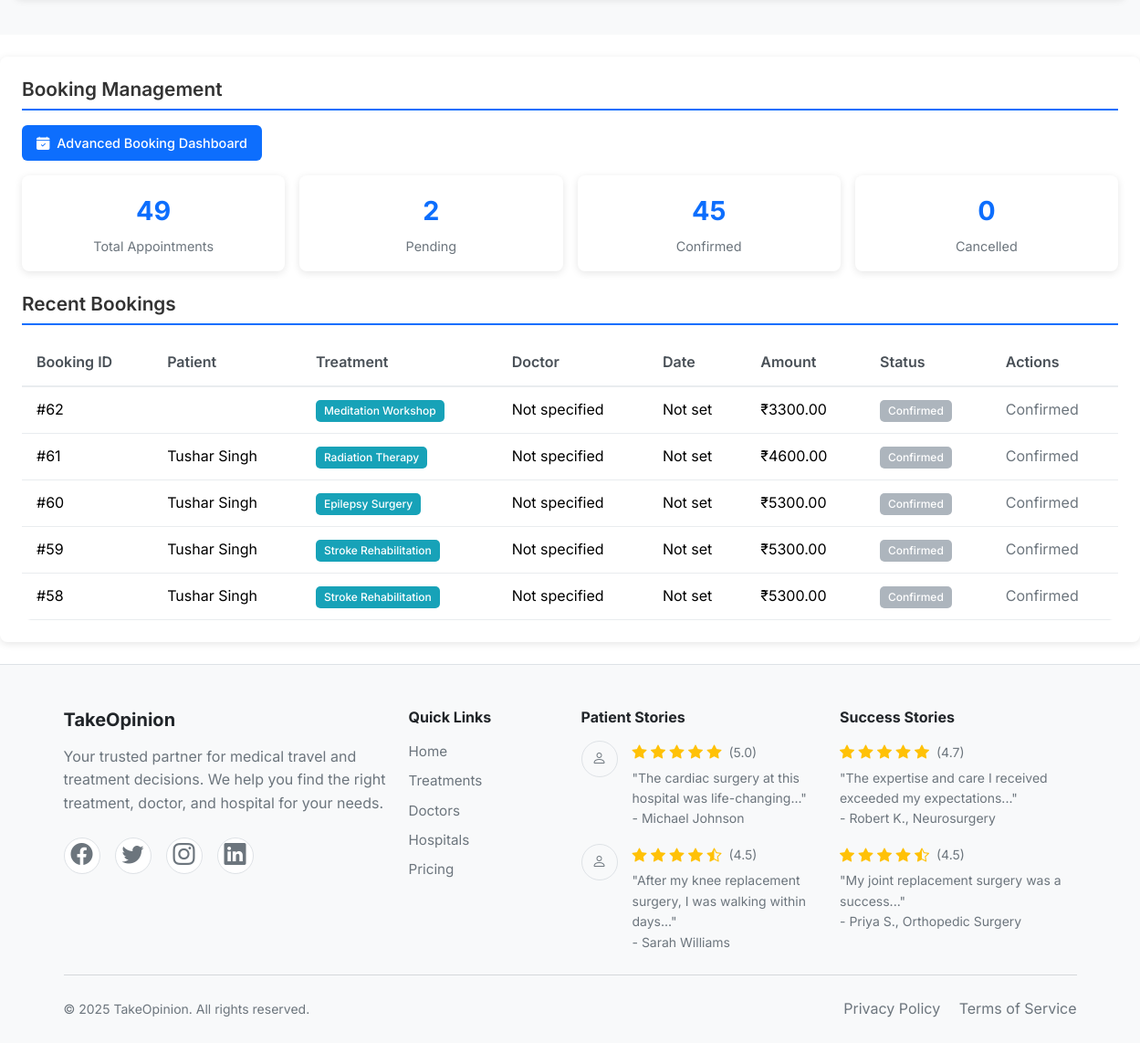
The page /accounts/admin/dashboard/ (signed in, lower part) on the database as committed earlier.
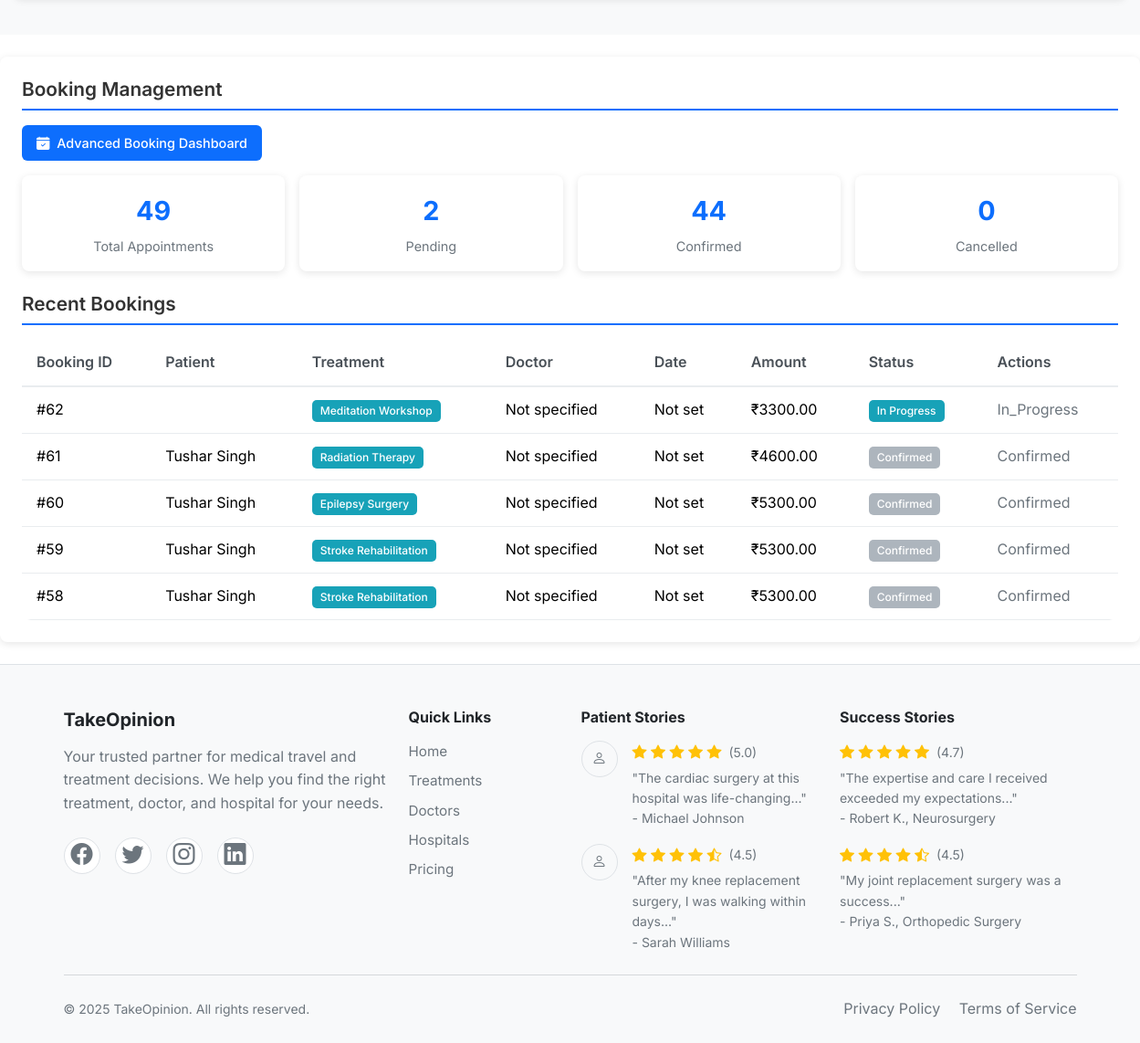
The same page on the database as committed later.
### bookings/models.py (models this page shows, shortened)
class Booking(models.Model):
    treatment = models.ForeignKey(Treatment, on_delete=models.CASCADE)
    preferred_doctor = models.ForeignKey(Doctor, on_delete=models.SET_NULL, null=True, blank=True)
    preferred_hospital = models.ForeignKey(Hospital, on_delete=models.SET_NULL, null=True, blank=True)
    patient = models.ForeignKey(UserProfile, on_delete=models.CASCADE, related_name='bookings', null=True)
    preferred_date = models.DateField(null=True, blank=True)
    amount = models.DecimalField(max_digits=10, decimal_places=2, default=0)
    notes = models.TextField(blank=True, null=True)
    created_at = models.DateTimeField(auto_now_add=True)
    google_meet_link = models.URLField(blank=True, null=True, help_text="Google Meet link for video consultations")
    STATUS_CHOICES = [
        ('pending', 'Pending'),
        ('confirmed', 'Confirmed'),
        ('in_progress', 'In Progress'),
        ('completed', 'Completed'),
        ('cancelled', 'Cancelled'),
    ]
    status = models.CharField(max_length=20, choices=STATUS_CHOICES, default='pending')

### treatments/models.py (models this page shows, shortened)
class Treatment(models.Model):
    name = models.CharField(max_length=200)
    slug = models.SlugField(unique=True, blank=True)
    description = models.TextField(blank=True)
    category = models.ForeignKey(TreatmentCategory, on_delete=models.CASCADE, related_name="treatments")
    duration = models.CharField(max_length=100, blank=True, default="5-7 days")
    anesthesia_type = models.CharField(max_length=100, blank=True, default="General")
    recovery_time = models.CharField(max_length=100, blank=True, default="2-3 weeks")
    procedure_details = models.TextField(blank=True, default="This treatment involves a comprehensive approach to address your medical condition with the latest techniques and technology. The procedure is performed by highly qualified specialists in state-of-the-art facilities.")
    preparation_guidelines = models.TextField(blank=True, default="Consult your doctor,Stop certain medications,Complete medical tests,Fast before procedure")
    aftercare_instructions = models.TextField(blank=True, default="Rest and recovery period,Medication schedule,Follow-up appointments,Activity restrictions")
    starting_price = models.DecimalField(max_digits=10, decimal_places=2, default=5000.00)
    review_count = models.PositiveIntegerField(default=120)  # type: ignore

### accounts/views.py (the view)
# urls.py: path('admin/dashboard/', views.admin_dashboard, name='admin_dashboard'),
@login_required
def admin_dashboard(request):
    if request.user.userprofile.user_type != 'admin':
        messages.error(request, 'Access denied.')
        return redirect('home')
    total_users = User._default_manager.count()
    total_doctors = UserProfile._default_manager.filter(
        user_type='doctor').count()
    total_patients = UserProfile._default_manager.filter(
        user_type='patient').count()
    week_ago = timezone.now() - timedelta(days=7)
    recent_users = User._default_manager.filter(
        date_joined__gte=week_ago).count()
    user_distribution = UserProfile._default_manager.values(
        'user_type').annotate(count=Count('user_type'))
    total_appointments = Booking._default_manager.count()
    today = timezone.now().date()
    today_appointments = Booking._default_manager.filter(
        preferred_date=today).count()
    pending_appointments = Booking._default_manager.filter(
        status='pending').count()
    confirmed_appointments = Booking._default_manager.filter(
        status='confirmed').count()
    cancelled_appointments = Booking._default_manager.filter(
        status='cancelled').count()
    recent_bookings = Booking._default_manager.select_related(
        'patient__user', 'treatment', 'preferred_doctor'
    ).order_by('-created_at')[:5]
    recent_doctors = Doctor._default_manager.all()[:5]  # Get first 5 doctors
    recent_hospitals = Hospital._default_manager.all()[
        :5]  # Get first 5 hospitals
    recent_treatments = Treatment._default_manager.all()[
        :5]  # Get first 5 treatments
    total_hospitals = Hospital._default_manager.count()
    total_treatments = Treatment._default_manager.count()
    total_blog_posts = BlogPost._default_manager.count()
    recent_users_for_table = User._default_manager.select_related(
        'userprofile').order_by('-date_joined')[:5]
    context = {
        'user_profile': request.user.userprofile,
        'total_users': total_users,
        'total_doctors': total_doctors,
        'total_patients': total_patients,
        'recent_users': recent_users,
        'user_distribution': user_distribution,
        'recent_doctors': recent_doctors,
        'recent_hospitals': recent_hospitals,
        'recent_treatments': recent_treatments,
        'total_hospitals': total_hospitals,
        'total_treatments': total_treatments,
        'total_blog_posts': total_blog_posts,
        'total_appointments': total_appointments,
        'today_appointments': today_appointments,
        'recent_users_for_table': recent_users_for_table,
        'pending_appointments': pending_appointments,
        'confirmed_appointments': confirmed_appointments,
        'cancelled_appointments': cancelled_appointments,
        'recent_bookings': recent_bookings,
    }
    return render(request, 'accounts/admin_dashboard.html', context)

### core/context_processors.py (called while the page is built)
def translation_context(request):
    language_code = request.session.get('django_language', settings.LANGUAGE_CODE.split('-')[0])
    translations = get_translations(language_code)
    return {
        'translations': translations,
        'current_language': language_code,
        'available_languages': settings.LANGUAGES,
    }

### core/models.py (called while the page is built)
    def __str__(self) -> str:
        return self.name

    def __str__(self) -> str:
        return f"{self.name}, {self.country.code}"

### core/translations.py (called while the page is built)
def get_translations(language_code):
    return TRANSLATIONS.get(language_code, TRANSLATIONS['en'])

### accounts/templates/accounts/admin_dashboard.html (shortened to what this page needs)
{% extends "base.html" %}
{% load static %}
{% block content %}
<div class="dashboard-container">
</div>
<div class="content-management-card" id="bookings-section" style="margin-top: 1.5rem;">
  <h2 class="section-title">Booking Management</h2>
  <div class="mb-3">
    <a href="{% url 'accounts:admin_booking_dashboard' %}" class="btn-primary">
      <i class="bi bi-calendar-check-fill me-1"></i> Advanced Booking Dashboard
    </a>
  </div>
  <div class="stat-cards">
    <div class="stat-card">
      <div class="stat-number">{{ total_appointments }}</div>
      <div class="stat-label">Total Appointments</div>
    </div>
    <div class="stat-card">
      <div class="stat-number">{{ pending_appointments }}</div>
      <div class="stat-label">Pending</div>
    </div>
    <div class="stat-card">
      <div class="stat-number">{{ confirmed_appointments }}</div>
      <div class="stat-label">Confirmed</div>
    </div>
    <div class="stat-card">
      <div class="stat-number">{{ cancelled_appointments }}</div>
      <div class="stat-label">Cancelled</div>
    </div>
  </div>
  <h3 class="section-title">Recent Bookings</h3>
  <div class="table-responsive">
    <table class="table">
      <thead>
        <tr>
          <th>Booking ID</th>
          <th>Patient</th>
          <th>Treatment</th>
          <th>Doctor</th>
          <th>Date</th>
          <th>Amount</th>
          <th>Status</th>
          <th>Actions</th>
        </tr>
      </thead>
      <tbody>
        {% for booking in recent_bookings %}
        <tr>
          <td>#{{ booking.id }}</td>
          <td>
            {% if booking.patient %}
              {{ booking.patient.user.first_name }} {{ booking.patient.user.last_name }}
            {% else %}
              Guest User
            {% endif %}
          </td>
          <td>
            {% if booking.treatment %}
              <span class="badge bg-info">{{ booking.treatment.name }}</span>
            {% else %}
              <span class="badge bg-secondary">General Consultation</span>
            {% endif %}
          </td>
          <td>
            {% if booking.preferred_doctor %}
              {{ booking.preferred_doctor.name }}
            {% else %}
              Not specified
            {% endif %}
          </td>
          <td>
            {% if booking.preferred_date %}
              {{ booking.preferred_date|date:"M d, Y" }}
            {% else %}
              Not set
            {% endif %}
          </td>
          <td>₹{{ booking.amount }}</td>
          <td>
            {% if booking.status == 'pending' %}
              <span class="badge bg-warning text-dark">Pending</span>
            {% elif booking.status == 'confirmed' %}
              <span class="badge bg-success">Confirmed</span>
            {% elif booking.status == 'cancelled' %}
              <span class="badge bg-danger">Cancelled</span>
            {% elif booking.status == 'in_progress' %}
              <span class="badge bg-info">In Progress</span>
            {% elif booking.status == 'completed' %}
              <span class="badge bg-primary">Completed</span>
            {% endif %}
          </td>
          <td>
            {% if booking.status == 'pending' %}
              <button class="btn-primary btn-sm" onclick="updateBookingStatus({{ booking.id }}, 'confirmed')">
                <i class="bi bi-check-lg me-1"></i> Accept
              </button>
              <button class="btn-danger btn-sm" onclick="updateBookingStatus({{ booking.id }}, 'cancelled')">
                <i class="bi bi-x-lg me-1"></i> Reject
              </button>
            {% else %}
              <span class="text-muted">{{ booking.status|title }}</span>
            {% endif %}
          </td>
        </tr>
        {% empty %}
        <tr>
          <td colspan="8" class="text-center py-3">
            No bookings found
          </td>
        </tr>
        {% endfor %}
      </tbody>
    </table>
  </div>
</div>
{% endblock %}

Rows that differ between the two databases and show on the page:
changed Booking "Meditation Workshop": status "Confirmed" → "In_Progress"; status "Confirmed" → "In Progress"
Other text that changed with them:
{{ confirmed_appointments }}: "45" → "44"
